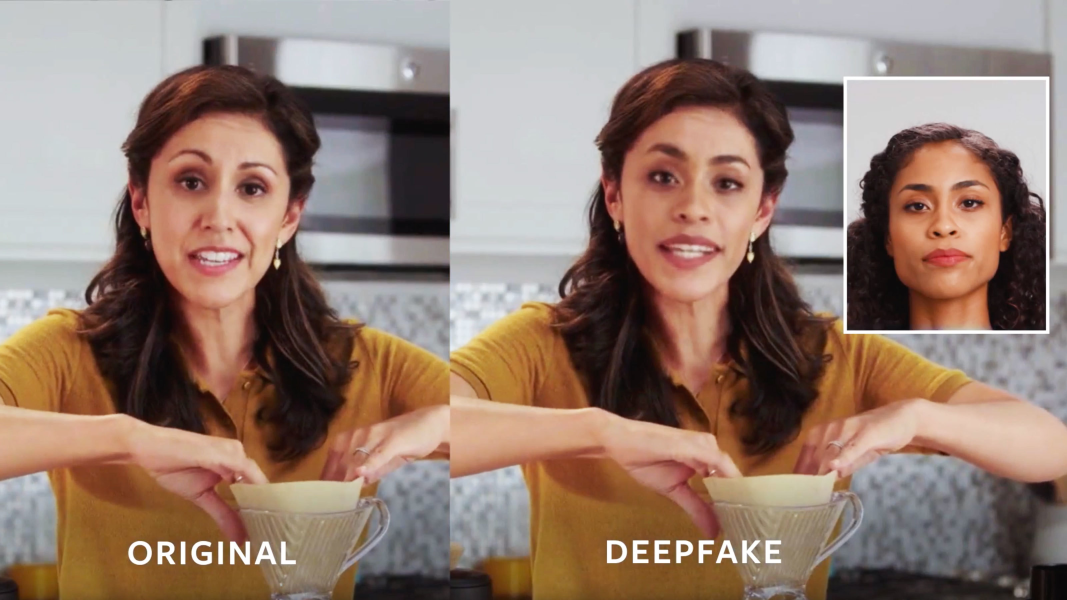
#> input picture Sample_Images/SNLWarren.jpg, 3200 x 1800 px (shown at 1/3 size)
$ python -i Face_Detect.py   (imports and definitions only)
#> lines starting #> are read from the running program, lines starting #| are printed output that depends on the picture
#Libraries
import numpy as np
import cv2

#Including the xml file native to openCV since it seems to cause issues when not hardcoding the path to it
haarcascades_path = "."

def FacialDetector(imageURL, imgName, dest):

	image = cv2.imread(imageURL) #Import the image
	greyImage = cv2.cvtColor(image, cv2.COLOR_BGR2GRAY)

	face_cascade = cv2.CascadeClassifier(haarcascades_path +'haarcascade_frontalface_alt.xml')

	#https://stackoverflow.com/questions/36218385/parameters-of-detectmultiscale-in-opencv-using-python
	facesDetected = face_cascade.detectMultiScale(greyImage,1.05, 4)

	numsOfFaces = 0;
	for (column, row, width, height) in facesDetected:
		numsOfFaces += 1
		suffix = str(numsOfFaces)
		aFace = np.array(image[row:row+height, column:column+width])
		aFace = cv2.resize(aFace, (150,150))
		cv2.imwrite(dest + imgName +"_"+ suffix + ".png",aFace);


def FacialDetectorForModel(imageURL):

#> called with imageURL = 'Sample_Images/SNLWarren.jpg'
	image = cv2.imread(imageURL) #Import the image
#> image is the input picture: shape (1800, 3200, 3); mean B, G, R 111.9, 124.2, 147.2
	greyImage = cv2.cvtColor(image, cv2.COLOR_BGR2GRAY)
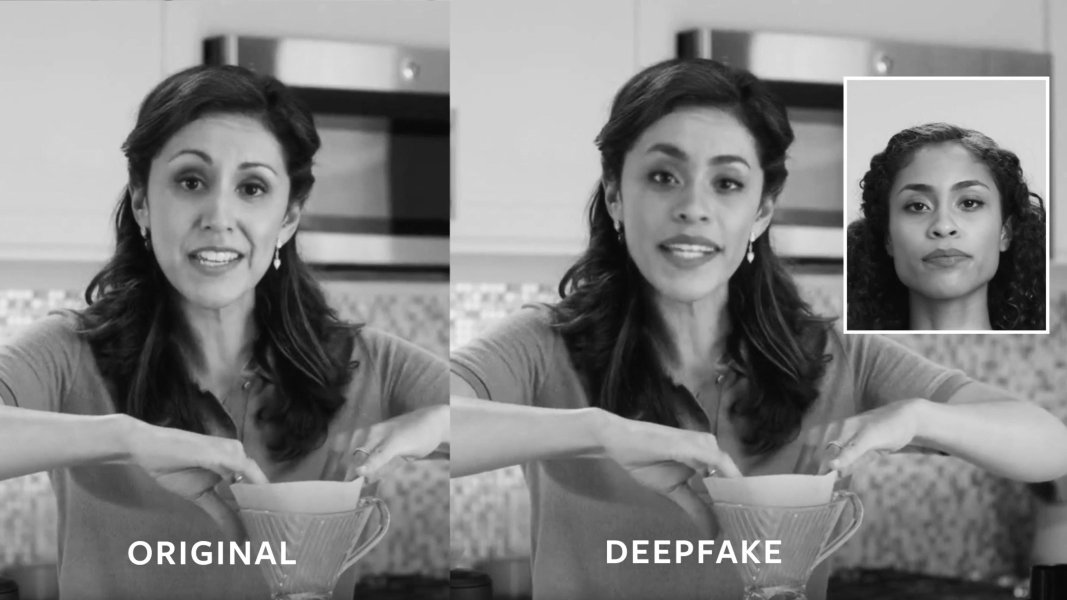
#> greyImage: shape (1800, 3200) (shown at 1/3 size); min 6, max 255, mean 129.7

#> (the run stopped early here; a loop or call above may not have finished)

$ run again, on Sample_Images/SteveJeniffer.png
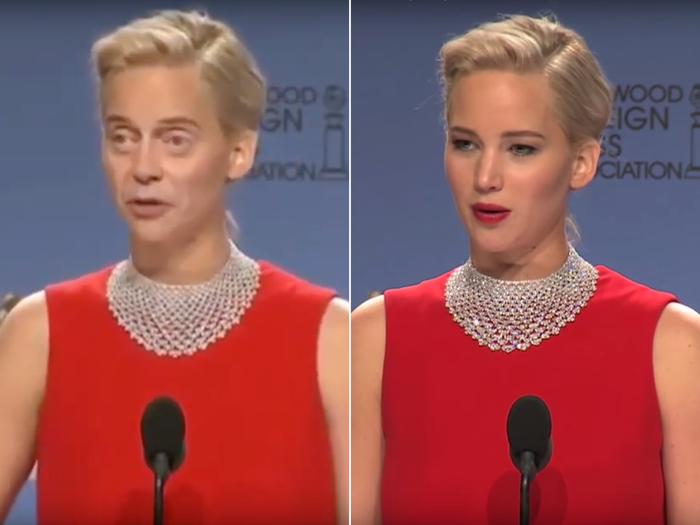
#> input picture Sample_Images/SteveJeniffer.png, 700 x 525 px
#> in FacialDetectorForModel, image is the input picture: shape (525, 700, 3); mean B, G, R 88.3, 84.4, 146.9
#> in FacialDetectorForModel, `greyImage = cv2.cvtColor(image, cv2.COLOR_BGR2GRAY)`:
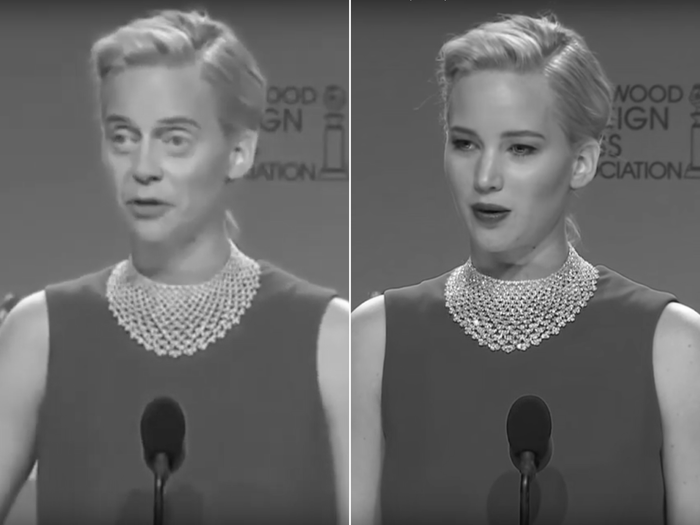
#> greyImage: shape (525, 700); min 13, max 255, mean 103.5

$ run again, on Sample_Images/ZuckerFake.png
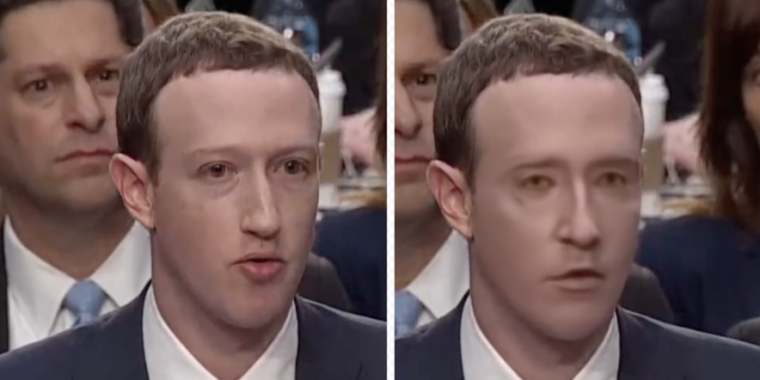
#> input picture Sample_Images/ZuckerFake.png, 760 x 380 px
#> in FacialDetectorForModel, image is the input picture: shape (380, 760, 3); mean B, G, R 86.9, 87.8, 109.1
#> in FacialDetectorForModel, `greyImage = cv2.cvtColor(image, cv2.COLOR_BGR2GRAY)`:
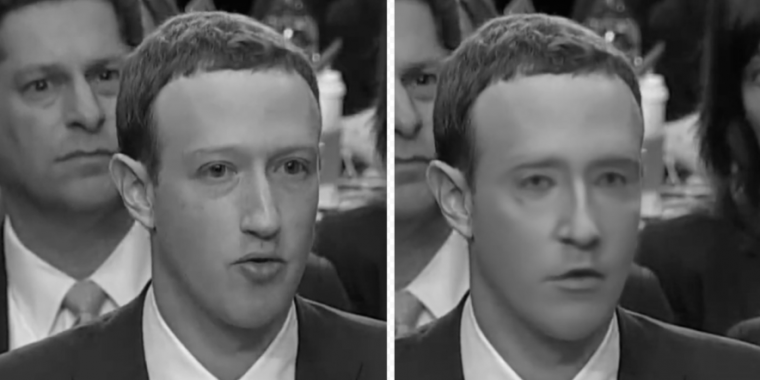
#> greyImage: shape (380, 760); min 2, max 255, mean 94.1
